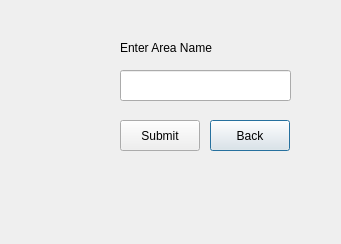
<?xml version="1.0" encoding="UTF-8"?>
<ui version="4.0">
 <class>add_area</class>
 <widget class="QDialog" name="add_area">
  <property name="geometry">
   <rect>
    <x>0</x>
    <y>0</y>
    <width>341</width>
    <height>244</height>
   </rect>
  </property>
  <property name="windowTitle">
   <string>Dialog</string>
  </property>
  <widget class="QLineEdit" name="area_name">
   <property name="geometry">
    <rect>
     <x>120</x>
     <y>70</y>
     <width>171</width>
     <height>31</height>
    </rect>
   </property>
   <property name="text">
    <string/>
   </property>
  </widget>
  <widget class="QPushButton" name="back">
   <property name="geometry">
    <rect>
     <x>210</x>
     <y>120</y>
     <width>80</width>
     <height>31</height>
    </rect>
   </property>
   <property name="text">
    <string>Back</string>
   </property>
   <property name="iconSize">
    <size>
     <width>80</width>
     <height>80</height>
    </size>
   </property>
  </widget>
  <widget class="QLabel" name="label">
   <property name="geometry">
    <rect>
     <x>120</x>
     <y>40</y>
     <width>131</width>
     <height>16</height>
    </rect>
   </property>
   <property name="text">
    <string>Enter Area Name</string>
   </property>
  </widget>
  <widget class="QPushButton" name="submit">
   <property name="geometry">
    <rect>
     <x>120</x>
     <y>120</y>
     <width>80</width>
     <height>31</height>
    </rect>
   </property>
   <property name="text">
    <string>Submit</string>
   </property>
   <property name="iconSize">
    <size>
     <width>150</width>
     <height>75</height>
    </size>
   </property>
  </widget>
 </widget>
 <resources/>
 <connections/>
</ui>
